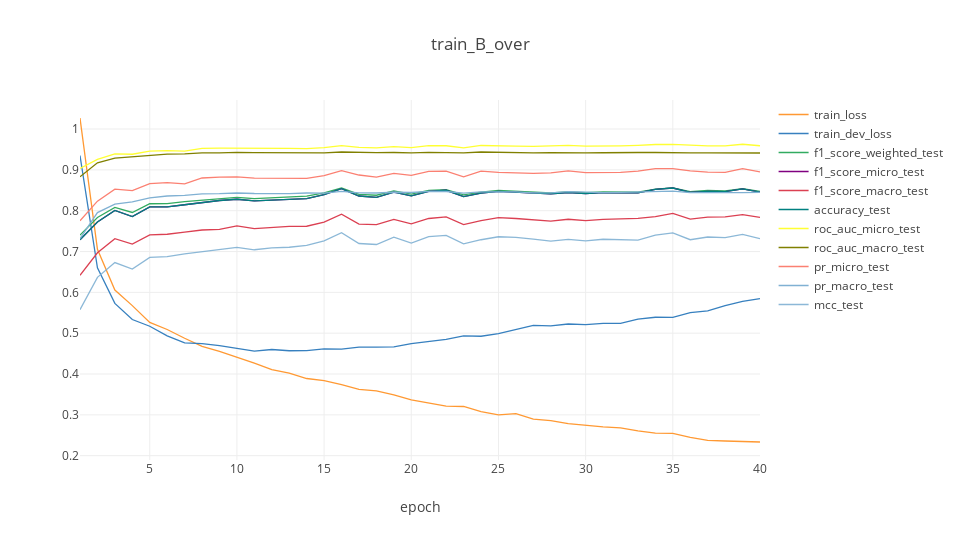
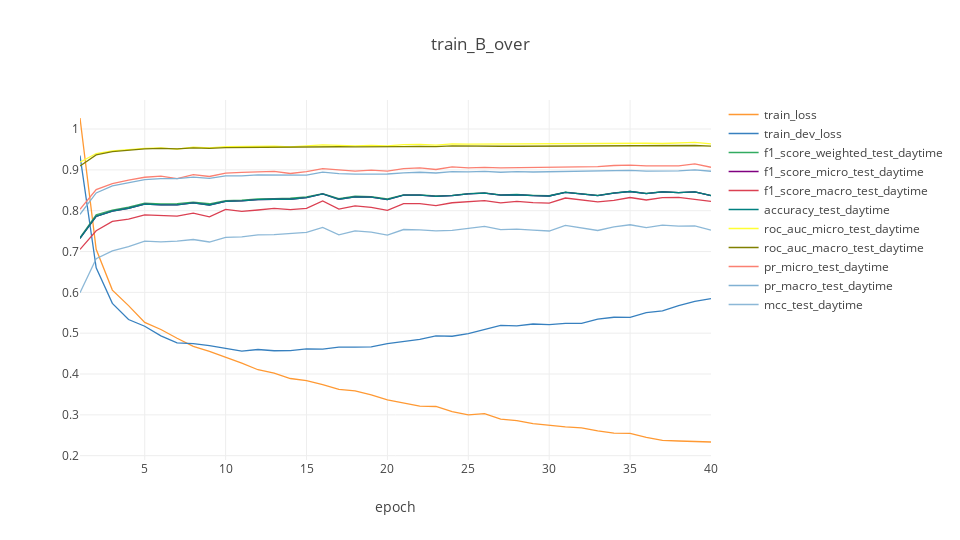
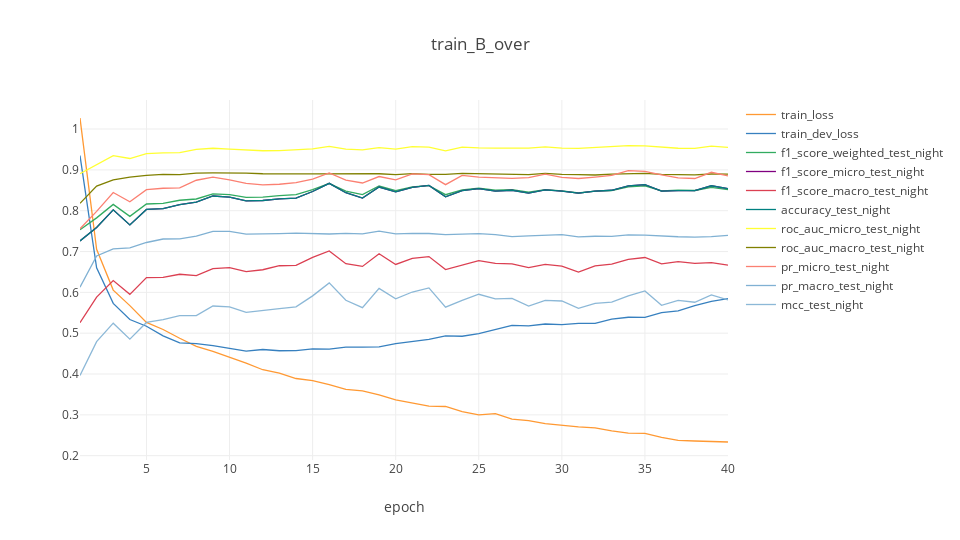
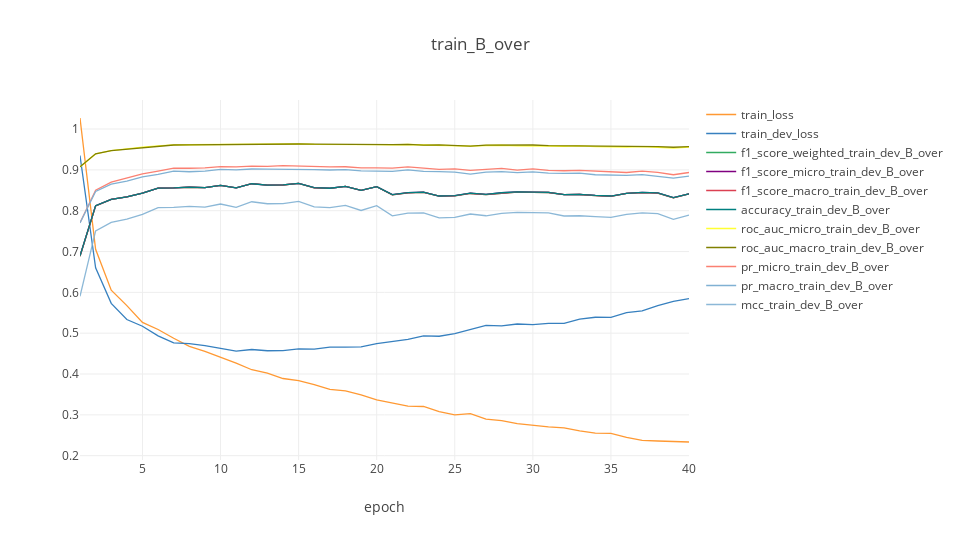

The notebook cell these images were saved under, in order:
### Markdown cell above
### Interactive Plotly Plots ##

### Code cell
cf.go_offline(connected = True)
config = {
    "modeBarButtonsToRemove": ["sendDataToCloud"],
    "displaylogo": False
}
layout = {
    "title": plot_title,
    "xaxis": {
        "title": "epoch"
    },    
    "width": 960,
    "height": 540
}
for data in df.data.unique():
    df_data = df.loc[df.data == data]
    df_data = df_data.drop(columns = ["data"])
    df_data = df_data.set_index("epoch", drop = True)
    df_data = df_data.add_suffix("_" + data)
    df_combined_data = df_combined.merge(df_data, on = "epoch")
    fig = df_combined_data.iplot(layout = layout, asFigure = True)
    py.offline.iplot(fig, show_link = False, config = config)
